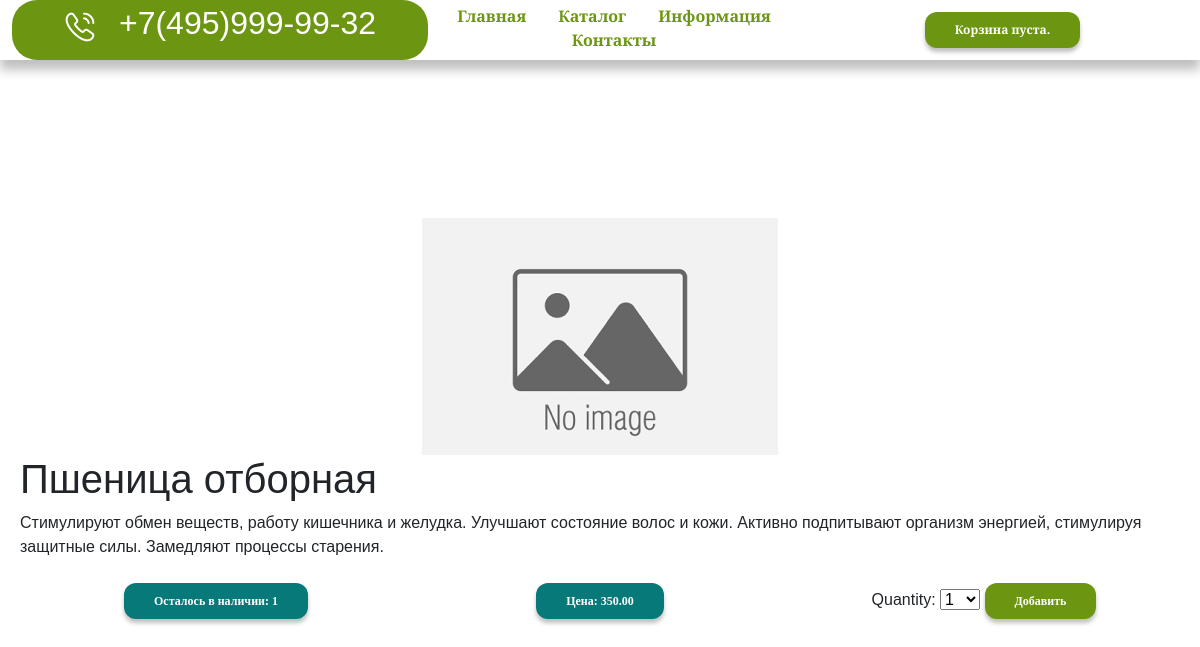
/id=7/pshenica-otbornaya, run on the app's committed database.
### shop/models.py (models this page shows, shortened)
class Product(models.Model):
    category = models.ForeignKey(Category, related_name='products', on_delete=models.CASCADE)
    name = models.CharField(max_length=200, db_index=True)
    slug = models.SlugField(max_length=200, db_index=True)
    image = models.ImageField(upload_to='products/%Y/%m/%d', blank=True)
    description = models.TextField(blank=True)
    price = models.DecimalField(max_length=0, decimal_places=2, max_digits=10)
    stock = models.PositiveIntegerField()
    available = models.BooleanField(default=True)
    created = models.DateTimeField(auto_now_add=True)
    update = models.DateTimeField(auto_now=True)
    class Meta:
        ordering = ('name', )
        verbose_name = 'Товар'
        verbose_name_plural = 'Товары'
        index_together = (('id', 'slug'), )

### shop/views.py (the view)
# urls.py: path('id=<id>/<slug>', views.product_detail, name='product_detail'),
def product_detail(request, id, slug):
    product = get_object_or_404(Product,
                                id=id,
                                slug=slug,
                                available=True)
    cart_product_form = CartAddProductForm()
    return render(request, 'shop/product/detail.html', {'product_info': product,
                                                        'cart_product_form': cart_product_form})

### cart/forms.py
class CartAddProductForm(forms.Form):
    quantity = forms.TypedChoiceField(choices=PRODUCT_QUANTITY_CHOICES, coerce=int)
    update = forms.BooleanField(required=False, initial=False, widget=forms.HiddenInput)

### cart/cart.py (called while the page is built)
    def __len__(self):
        return sum(item['quantity'] for item in self.cart.values())

### cart/context_processors.py (called while the page is built)
def cart(request):
    return {'cart': Cart(request)}

### shop/templates/shop/product/detail.html (shortened to what this page needs)
{% extends "shop/base.html" %}
{% load static %}
{% block content %}
    <div class="container-xxl product_detail_cart">
      <div class="product_detail_cart d-block p-2">
        <div class="text-center">
          <img class="product_detail_cart_image" src="{% if product_info.image %}{{ product_info.image.url }}{% else %}{% static "img/no_image.png" %}{% endif %}" alt="">
        </div>
        <h1 class="product_detail_cart_name">{{ product_info.name }}</h1>
        <p class="product_detail_cart_description">{{ product_info.description }}</p>
      </div>
      <div class="container-fluid d-flex justify-content-between  text-center">
        <div class="col">
          <p class="product_detail_cart_stock"><button class="price_button">Осталось в наличии: {{ product_info.stock }}</button></p>
        </div>
        <div class="col">
          <p class="product_detail_cart_price"><button class="price_button">Цена: {{ product_info.price }}</button></p>
        </div>
        <div class="col">
            <form  action="{% url "cart:cart_add" product_info.id %}" method="post">
                {{ cart_product_form }}
                <input class="add_product_button" type="submit" value="Добавить">
            </form>
        </div>
      </div>
    </div>
{% endblock %}

### shop/static/css/base.css (style rules this page uses)
* { font-family: "Alegreya Sans", sans-serif; }
.add_product_button { background-color: rgba(108, 150, 18, 1); color: white; padding: 10px 30px; border-radius: 12px; border-style: none; font-family: "Alegreya"; font-style: normal; font-weight: 700; font-size: 12px; line-height: 16px; box-shadow: 0px 4px 4px rgba(0, 0, 0, 0.25); }
.price_button { background-color: rgba(8, 121, 121, 1); color: white; padding: 10px 30px; border-radius: 12px; border-style: none; font-family: "Alegreya"; font-style: normal; font-weight: 700; font-size: 12px; line-height: 16px; box-shadow: 0px 4px 4px rgba(0, 0, 0, 0.25); }
.product_detail_cart { padding-top: 150px; }

### data on the page
Product: name "Пшеница отборная", description "Стимулируют обмен веществ, работу кишечника и желудка. Улучшают состояние волос и кожи. Активно подпитывают организм энергией, стимулируя защитные силы. Замедляют процессы старения.", stock "1", price "350.00"
